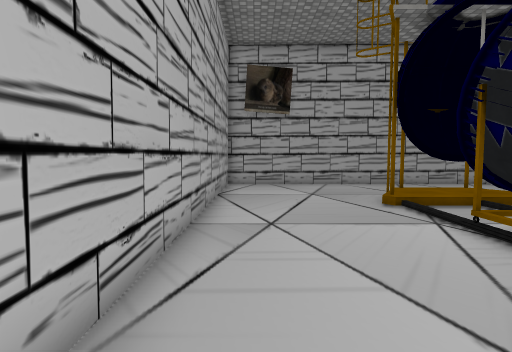
view 1 (above)

15 first-person views from a walk through a 3-D level made in the Unity game engine. The camera is 1.5 m above the floor, tilts 4° down and sees 80° across. The floor is counted in squares, 1 m on a side. Each view is taken from the middle of a square. On the plan, view 1 faces up. The plan holds only what a view shows up to about 15 squares ahead; the rest is blank. Some surface patterns are stand-ins.

view 2
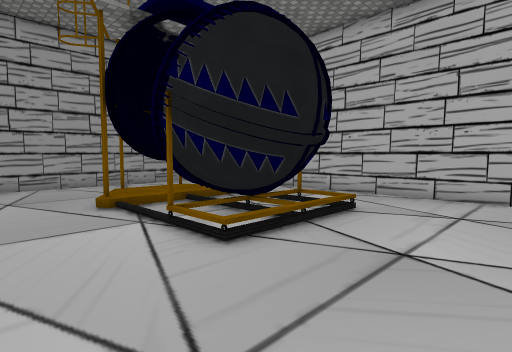

view 3
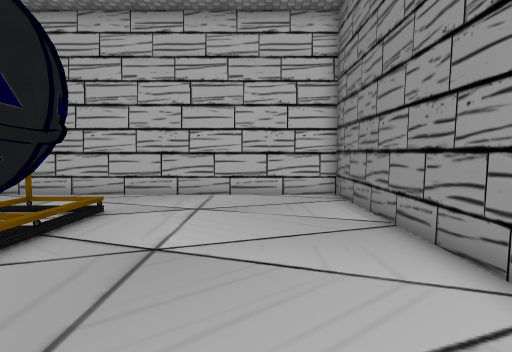

view 4
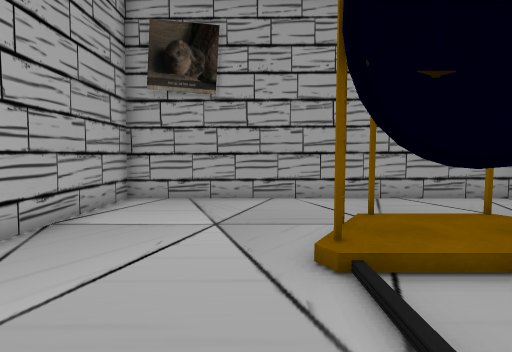

view 5
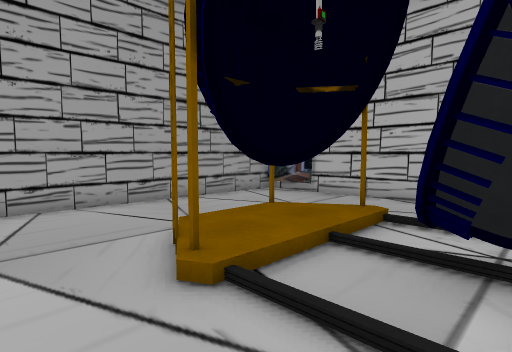

view 6
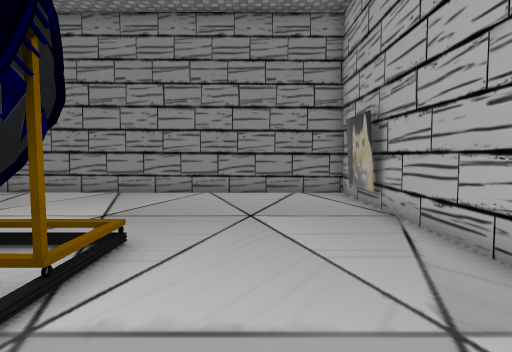

view 7
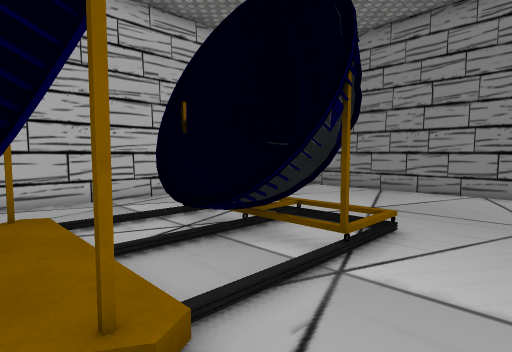

view 8
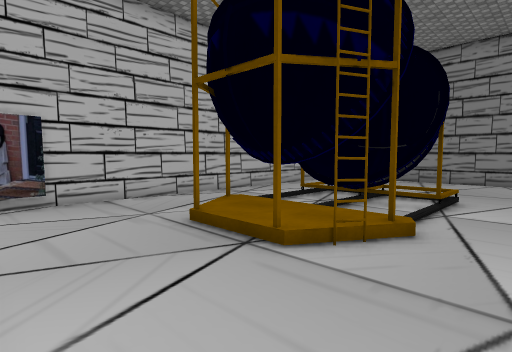

view 9
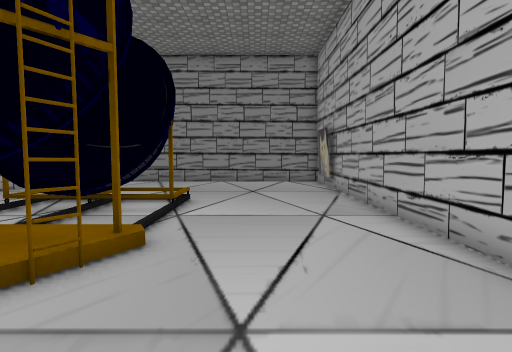

view 10
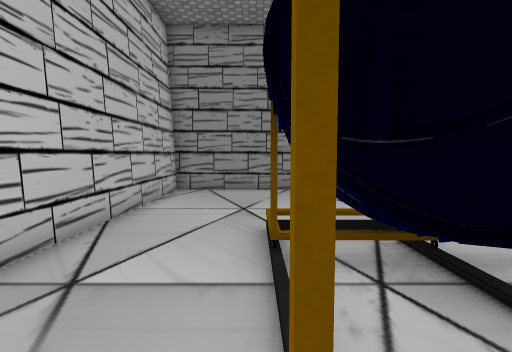

view 11
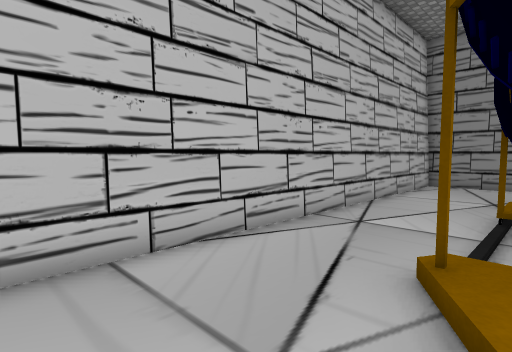

view 12
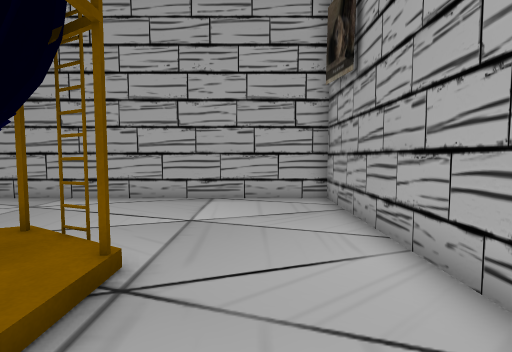

view 13
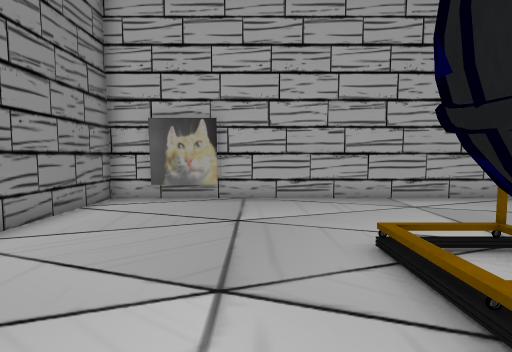

view 14
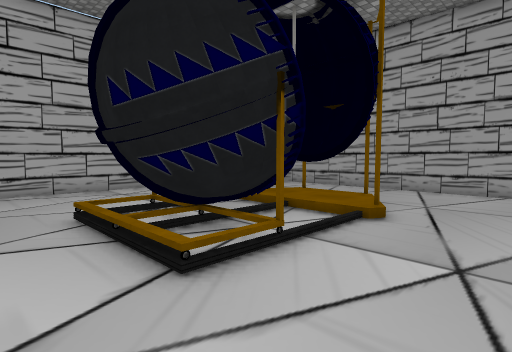

view 15
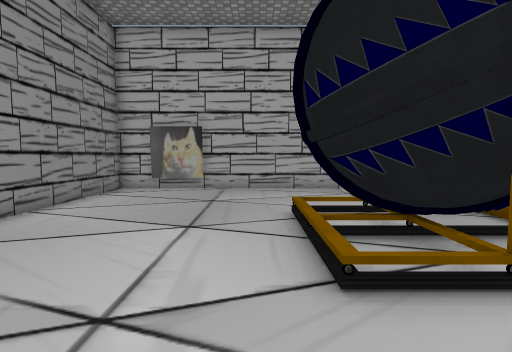

### Floor plan
Key: @ floor where view 1 was taken; # wall or solid block; . main floor; : floor 0.25 m higher than the main floor; / step, stairs or slope; = window, fence, low wall or low ledge; ^ raised ledge; O other object.
Columns run from 2 left of view 1 to 13 right of it. Each row starts with its distance up from view 1.
 16 ###############
 15 #.............#
 14 #.............##
 13 #..............#
 12 #..............#
 11 #......#OO#....#
 10 #.....#####/...#
  9 #...../::::#...#
  8 #...../..../...#
  7 #...../#^=#/...#
  6 #...../#^^#/...#
  5 #...../####/...#
  4 #...../O###/...#
  3 #..............#
  2 #..............#
  1 #..............#
  0 ##@............#
 -1 ##.............#
 -2 #..............#
 -3 ################

Positions as (right, up) in squares from view 1, and headings:
1: (0, 0), facing up
2: (1, 0), facing up-right
3: (1, 0), facing right
4: (3, 5), facing up
5: (2, 6), facing up-right
6: (2, 9), facing down
7: (2, 10), facing down-right
8: (2, 15), facing down-right
9: (2, 14), facing down
10: (9, 10), facing down
11: (8, 13), facing down-right
12: (9, 13), facing left
13: (9, 2), facing left
14: (12, 2), facing up-left
15: (12, 3), facing left
